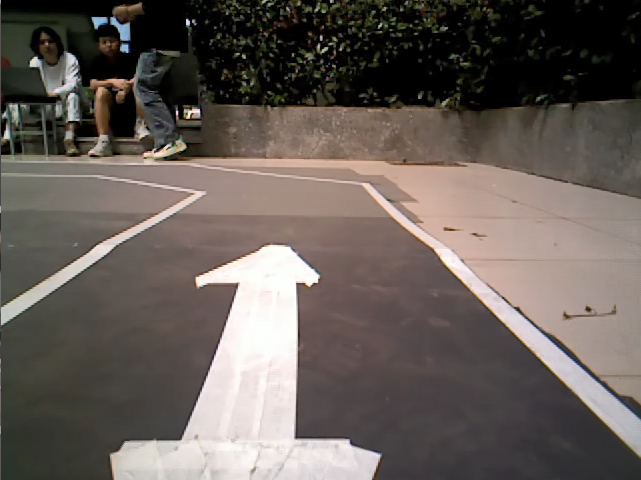
#> input picture image/arrow/2.png, 641 x 480 px, found by its file name
$ python total.py
#> lines starting #> are read from the running program, lines starting #| are printed output that depends on the picture; after the words box and inside, x2 and y2 are one past the last pixel; in counts of white or black regions, pixels touching at a corner belong together
#> further down, image is the input picture: shape (480, 641, 3); mean B, G, R 88.4, 94, 102.3
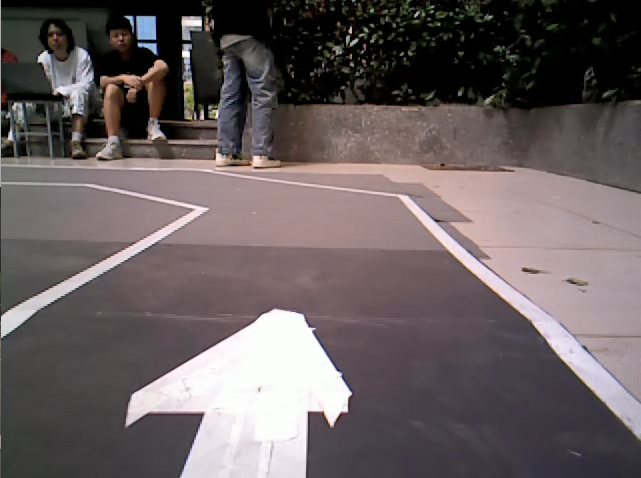
#> input picture image/arrow/1.png, 641 x 478 px, found by its file name
#> further down, img is the input picture: shape (478, 641, 3); mean B, G, R 96.6, 94.9, 104.4
# 没有模块化的主代码

import cv2
import numpy as np

class Follower:
    def __init__(self):
        # 对红灯出现次数计数
        self.red_cnt = 0
        self.zebra_judge = 0
        self.zebra_cnt = 0

    # 图像处理函数
    def image_process(self, image):
        # 定义两个核	（kernel_Ero用于腐蚀，kernel_Dia用于膨胀）
        kernel_Ero = np.ones((15, 3), np.uint8)
        kernel_Dia = np.ones((15, 3), np.uint8)
        # 斑马线:判断到斑马线f=1，没有判断到就等于0
        # ----------------------------------------------------------------
        # 将复制的图像裁剪为480*360
        copy_img = cv2.resize(image, (480, 360))
        # 灰度值转换
        imgGray = cv2.cvtColor(copy_img, cv2.COLOR_BGR2GRAY)
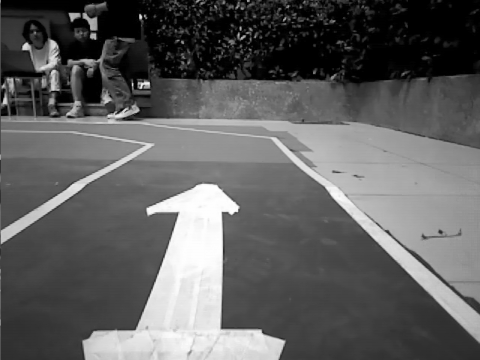
#> imgGray: shape (360, 480); min 0, max 255, mean 95.8
        # 高斯滤波去噪
        imgBlur = cv2.GaussianBlur(imgGray, (5, 5), 0)
        # 阈值处理
        ret, thresh = cv2.threshold(imgBlur, 200, 255, cv2.THRESH_BINARY)
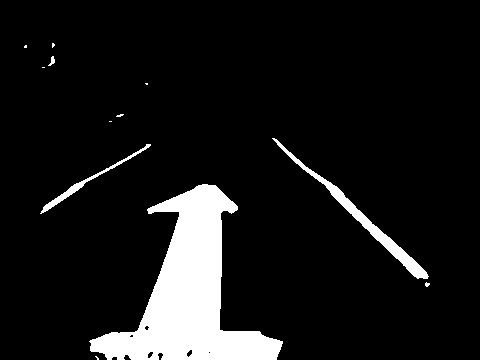
#> thresh: shape (360, 480); 9.4% white; 12 white regions (8 under 20 px), largest, box (x1, y1, x2, y2) and area: (89, 184, 283, 360) 13918, (272, 138, 429, 279) 1635, (40, 144, 151, 214) 525, (48, 56, 55, 66) 34
        # 腐蚀
        imgEro = cv2.erode(thresh, kernel_Ero, iterations=2)
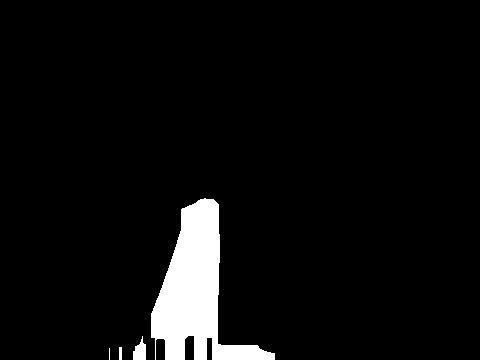
#> imgEro: shape (360, 480); 5.2% white; 4 white regions (1 under 20 px), largest, box (x1, y1, x2, y2) and area: (151, 198, 275, 360) 8704, (133, 336, 146, 360) 204, (119, 347, 122, 360) 39
        # 膨胀
        imgDia = cv2.dilate(imgEro, kernel_Dia, iterations=4)
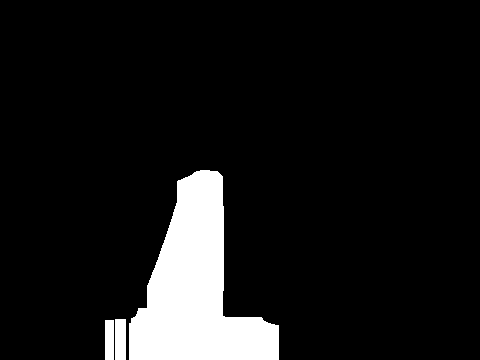
#> imgDia: shape (360, 480); 9.3% white; 3 white regions, box (x1, y1, x2, y2) and area: (129, 170, 279, 360) 15247, (115, 319, 126, 360) 451, (105, 320, 114, 360) 360

        # 感兴趣区间
        h = imgDia.shape[0]
#> h = 360
        w = imgDia.shape[1]
#> w = 480
        poly = np.array([
            [(0, 360), (0, 240), (640, 240), (640, 360)]
        ])
        mask = np.zeros_like(imgDia)

        cv2.fillPoly(mask, poly, 255)
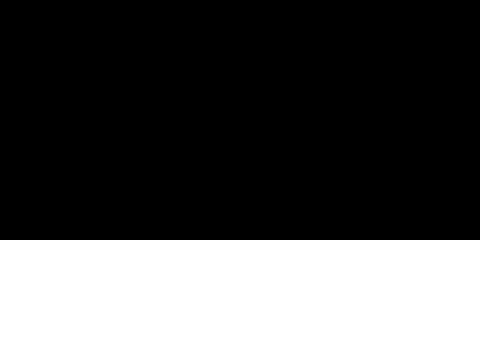
#> mask: shape (360, 480); 33.3% white; 1 white region, box (x1, y1, x2, y2) and area: (0, 240, 480, 360) 57600

        masked_image = cv2.bitwise_and(imgDia, mask)
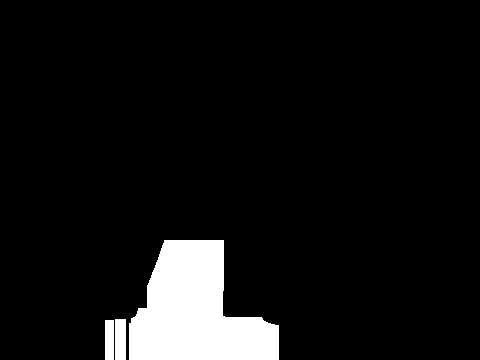
#> masked_image: shape (360, 480); 7.4% white; 3 white regions, box (x1, y1, x2, y2) and area: (129, 240, 279, 360) 11916, (115, 319, 126, 360) 451, (105, 320, 114, 360) 360

        # 轮廓检测
        _, contouts= cv2.findContours(masked_image, cv2.RETR_TREE, cv2.CHAIN_APPROX_NONE)
#> contouts = [[1, -1, -1, -1], [2, 0, -1, -1], [-1, 1, -1, -1]]
        cnt = contouts
#> cnt = [[1, -1, -1, -1], [2, 0, -1, -1], [-1, 1, -1, -1]]
        xx = 0
        if contouts is not None:
            for i in cnt:
                # 坐标赋值
                x, y, w, h = cv2.boundingRect(i)
                if cv2.contourArea(i) > 1000 and cv2.contourArea(i) < 7000 and h > w:
                    xx += 1
#> this loop made 1 pass
#> i on pass 1: [[1, -1, -1, -1], [2, 0, -1, -1], [-1, 1, -1, -1]]
#> after the loop, xx = 0

        if xx > 2:
            print("banma: ", xx)
            print("slow down*****************************************")
            self.zebra_judge = 1
        else:
            self.zebra_judge = 0

        # ----------------------------------------------------------------
        # follower judge
        hsv = cv2.cvtColor(image, cv2.COLOR_BGR2HSV)
        lower_hsv = np.array([0, 0, 95])
        upper_hsv = np.array([180, 255, 255])
        imgDia = cv2.inRange(hsv, lowerb=lower_hsv, upperb=upper_hsv)
        h, w, d = image.shape
        image1 = imgDia[:, 0:int(w / 2)]
        image2 = imgDia[:, int(w / 2):w]
        # 获取图像的高度（h）和宽度（w）
        h, w1 = image1.shape
        h, w2 = image2.shape
        # 设置车道线搜索区域
        search_top = h * 3 // 4
        search_bot = h

        imgDia[0:search_top, 0:w] = 0
        imgDia[search_bot:h, 0:w] = 0

        image1[0:search_top, 0:w1] = 0
        image1[search_bot:h, 0:w1] = 0

        image2[0:search_top, 0:w2] = 0
        image2[search_bot:h, 0:w2] = 0
        M = cv2.moments(imgDia)
        M1 = cv2.moments(image1)
        M2 = cv2.moments(image2)
        cx1 = 0
        cy1 = 0
        cy2 = 0
        cx2 = 0
        cx3 = 0
        cy3 = 0
        if M['m00'] > 0:
            cx1 = int((M['m10'] / M['m00']))
            cy1 = int(M['m01'] / M['m00'])
        if M1['m00'] > 0:
            cx2 = int((M1['m10'] / M1['m00']))
            cy2 = int(M1['m01'] / M1['m00'])
        if M2['m00'] > 0:
            cx3 = int((M2['m10'] / M2['m00']))
            cy3 = int(M2['m01'] / M2['m00'])
        if cx2 == 0 or (cx2 > 200 and cx3 > 400):
            cx2 = -100
        if cx3 == 0 or (cx3 < 400 and cx2 < 200):
            cx3 = 750
        err = cx1 - (cx2 + cx3) // 2;
        # 速度控制
        if self.light(image) == 1:
            print("red")
        else:
            if self.zebra_judge == 1 and self.zebra_cnt <= 10:
                print("slow down")
                self.zebra_cnt += 2
            if M1['m00'] == 0:
                print("lost left")
            if M2['m00'] == 0:
                print("lost right")
            if M1['m00'] > 0 and M2['m00'] > 0:
                if self.zebra_cnt >= 6:
                    print("slow down")
                    self.zebra_cnt -= 2
                else:
                    print("xiuzheng")

    #  红灯返回1 ，没有返回0
    def light(self, image):
        # 对红灯出现次数计数
        roiColor = image[220:350, 0:640]  # 640*480
        # 红灯处理
        hsv = cv2.cvtColor(roiColor, cv2.COLOR_BGR2HSV)
        lower_hsv_red = np.array([170, 100, 200])
        upper_hsv_red = np.array([180, 200, 255])
        mask_red = cv2.inRange(hsv, lowerb=lower_hsv_red, upperb=upper_hsv_red)
        # 绿灯处理
        lower_hsv_green = np.array([68, 150, 90])
        upper_hsv_green = np.array([80, 255, 120])
        mask_green = cv2.inRange(hsv, lowerb=lower_hsv_green, upperb=upper_hsv_green)
        red_color = np.max(mask_red)
        green_color = np.max(mask_green)
        if red_color == 255 and self.red_cnt <= 10:
            self.red_cnt += 1
        elif red_color != 255 and self.red_cnt > 0:
            self.red_cnt -= 1
        if self.red_cnt >= 7:
            return 1
        return 0


if __name__ == '__main__':
    # 加载图片
    image = cv2.imread('../image/2.png')
    img=cv2.imread('../image/1.png')
    follower = Follower()
    # 进行图像处理
#> (the run stopped early here; a loop or call above may not have finished)
